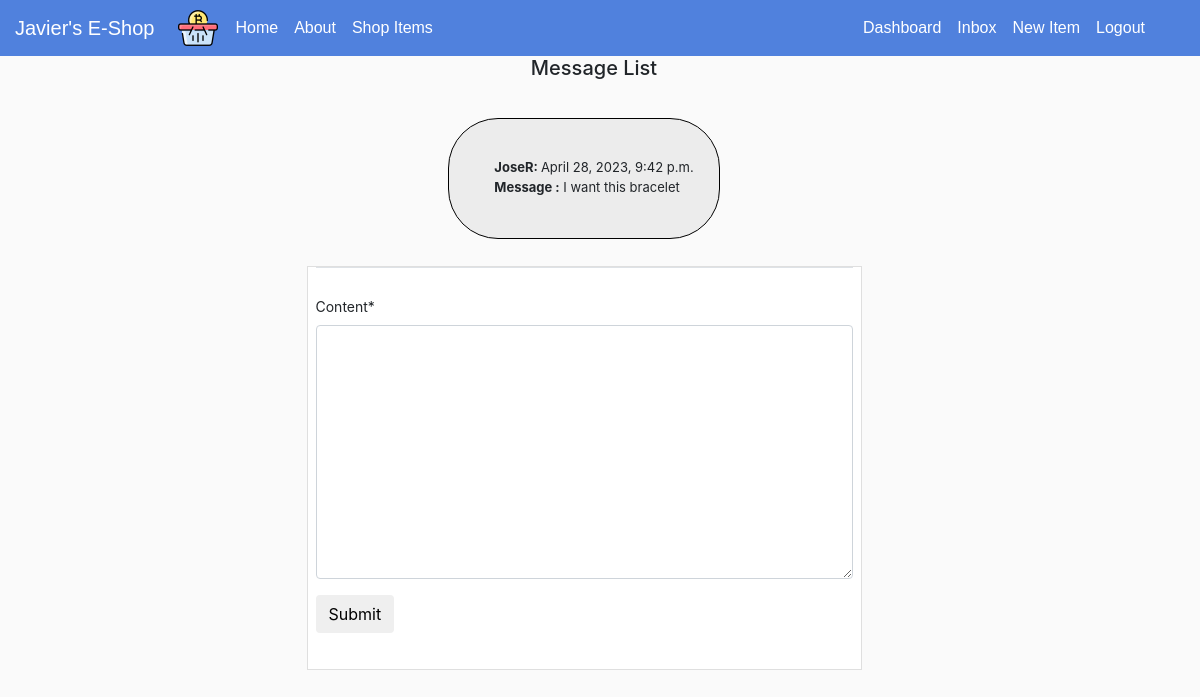
The page /inbox/13/ (signed in) on the database as committed earlier.
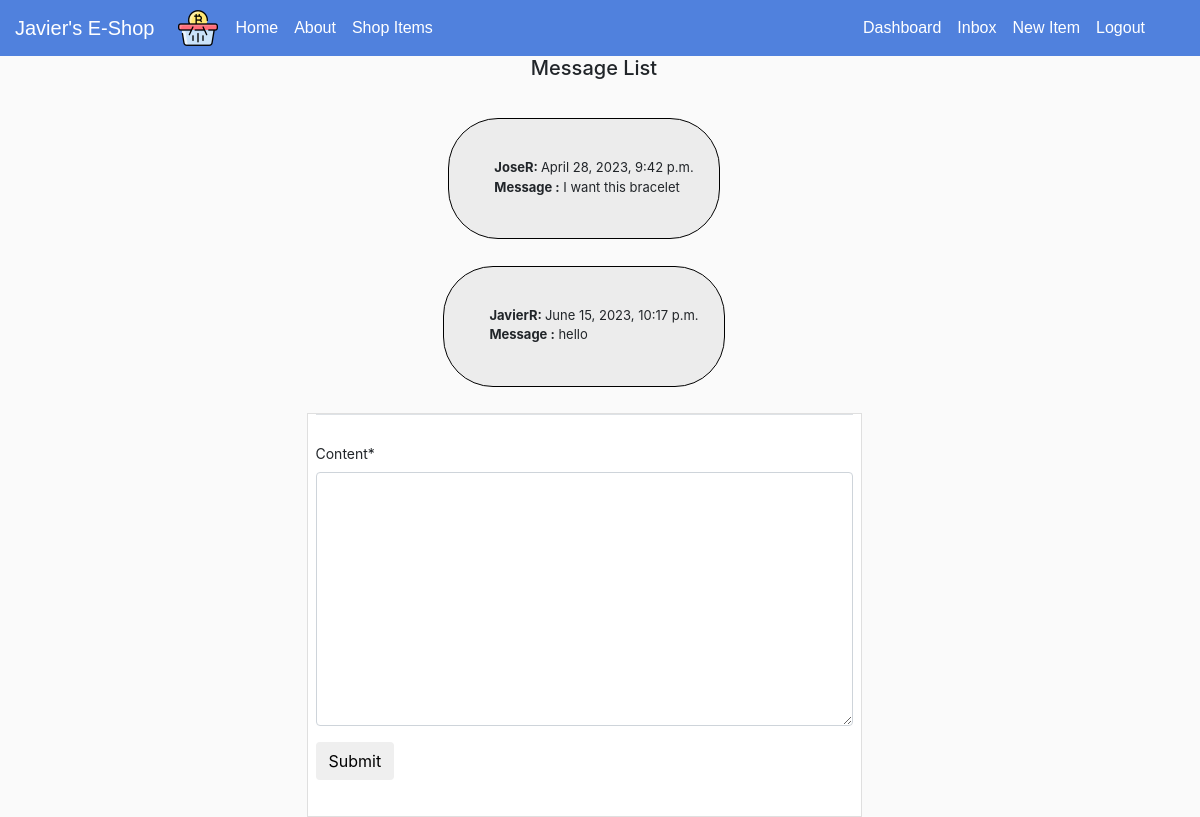
The same page on the database as committed later.
### users/models.py (models this page shows)
class ConversationMessages(models.Model):
        conversation = models.ForeignKey(Conversation, related_name='messages', on_delete=models.CASCADE)
        content =  models.TextField()
        created_at= models.DateTimeField(auto_now_add=True)
        created_by= models.ForeignKey(User, related_name='created_messages', on_delete=models.CASCADE)

### core/views.py (the view)
# urls.py: path('inbox/<int:pk>/', views.inbox_convo, name = 'inbox_convo')
@login_required
def inbox_convo(request,pk):
     conversation= Conversation.objects.filter(members__in=[request.user.id]).get(pk=pk)
     if request.method == 'POST':
          form = ConversationMessageForm(request.POST)
          if form.is_valid():
               conversation_message = form.save(commit=False)
               conversation_message.conversation = conversation
               conversation_message.created_by = request.user
               conversation_message.save()
               conversation.save()
               return redirect('inbox_convo', pk=pk)
     else:
          form = ConversationMessageForm()
     return render(request, 'core/inbox_convo.html', {'conversation':conversation,
                                                      'form':form})

### users/forms.py
class ConversationMessageForm(forms.ModelForm):
    class Meta:
        model = ConversationMessages
        fields =['content',]

### core/templates/core/inbox_convo.html (shortened to what this page needs)
{%extends "core/base.html"%}
{%load crispy_forms_tags %}
{% block content %}
<h2 class="new_inbox text-center">Message List</h2>
    {% for message in conversation.messages.all %}
    <div class="conversation_msg_div" >
        <div class="member_msg">
            <div class="convo_created"><strong>{{message.created_by.username}}: </strong> {{message.created_at}}
            <p class="convo_msg"><strong> Message :</strong>  {{message.content}}</p>
         </div>
        </div>
    </div>
    {% endfor %}
<form method="post" action=".">
    <div class="form_div">
        <div class = "content-section" style="justify-content: center; display: flex;">
            <div class="col-sm-6">
             <div class="card shadow rounded-0">
                <fieldset class="form-group form-control-sm">
                    <legend class="border-bottom mb-4">
                    </legend>
                    {{form | crispy }}
                    <div class = "form-group">
                        <button class="btn btn-outline-infro" type="submit">
                            Submit
                        </button>
                    </div>
                </fieldset>
    </div>
</form>
{% endblock %}

Rows that differ between the two databases and show on the page:
added ConversationMessages: created_by.username "JavierR", created_at "June 15, 2023, 10:17 p.m.", content "hello"
